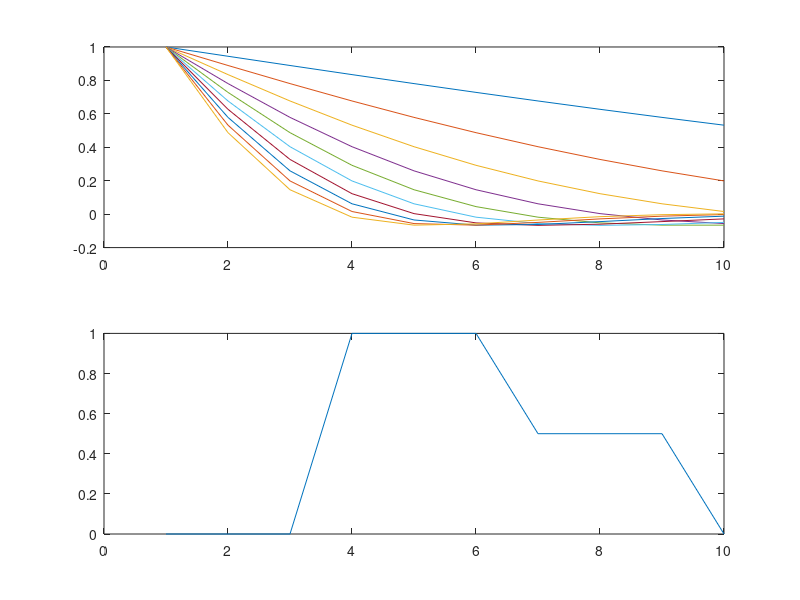
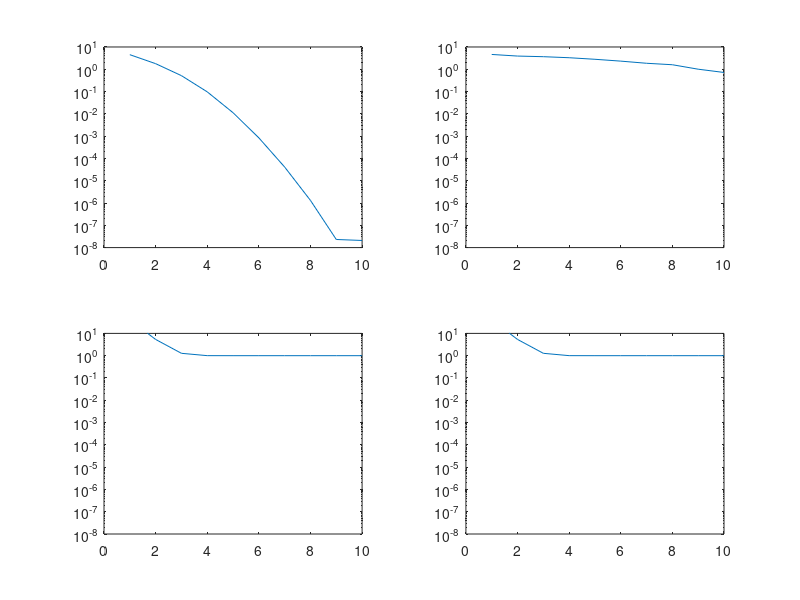

Write the MATLAB code that produced these figures, in order. (Note: this script raises an error after producing the figures.)
function [A,b,x]=precond2(N,beta,tol,stage)
% Input 
%       N size
%       beta hyperparameter
%       tol  tolerance for (res'*res)       
%       stage 3,4  Algorithm to test
% Regularization and standard form
% Define A and Wm and look at the svd for different Hessian forms
% Daniel Trad ----- UBC 

if (nargin < 1) N=10;M=N;end
if (nargin < 2) beta=1;end
if (nargin < 3) tol=1e-7;end
if (nargin < 4) stage=3;end
 
i=1:N;
x=linspace(0,1,N);
for ii=1:N 
A(ii,:)=exp(-ii*x/2).*cos(ii*x/2);
end
figure,
subplot(211),plot(A');
%A=randn(N,N)+eye(N);
dx=round(N/4);
x=[zeros(dx,1);ones(dx,1);0.5*ones(dx,1);zeros(dx,1)];
x=x(1:N);
subplot(212),plot(x);
 
b=A*x;
e=ones(N,1);
Wm=diag(ones(N-1,1),1) + diag(ones(N-1,1),-1) - 2*diag(ones(N,1),0);
%W=diag([e -2*e e],0:1);
AA=A'*A;
H1=AA+beta*Wm'*Wm;
Wmi=inv(Wm);
H2=Wmi'*AA*Wmi+beta*eye(N);
% transformation to standard form is easy here because Wm is square
% and full range.
Wm_p = inv(Wm); A_s = A/Wm; b_s = b;
% For more complicated cases use std_form as follows
% [A_s,b_s,Wm_p,K,M] = std_form(A,Wm,b);

H3=A_s'*A_s + beta * eye(N);  
figure,
subplot(221);semilogy(sqrt(svd(AA))); V=axis;
subplot(222);semilogy(sqrt(svd(H1))); axis(V);
subplot(223);semilogy(sqrt(svd(H2))); axis(V);
subplot(224);semilogy(sqrt(svd(H3))); axis(V);

if (stage==3)
% Stage 3
% Compare iterations
display('General form iter=')
% True regularization
[x_g1,rho_g1,eta_g1,iter_g1] = wtcgls([A;sqrt(beta)*Wm],eye(N),[b; ...
		    zeros(size(b))],N,tol);

% Solution in the subspace
[x_g2,rho_g2,eta_g2,iter_g2] = wtcgls(A,sqrt(beta)*Wm,b,N,tol);

display('Standard Form')
[x_s,rho_s1,eta_s1,iter_s1] = wtcgls([A_s;sqrt(beta)*eye(N)], ...
				     eye(N),[b_s;zeros(size(b_s))],N,tol);
x_s1 = Wm_p * x_s;
%x_s1 = gen_form(Wm_p,x_s,zeros(size(x_s)));
% Solution in the subspace
[x_s,rho_s2,eta_s2,iter_s2] = wtcgls(A_s,eye(N),b_s,N,tol);
% For this simple case use
x_s2 = Wm_p * x_s;
% For more complicated cases use
% x_s2 = gen_form(Wm_p,x_s,zeros(size(x_s)));

figure,

subplot(221),plot(i,x,i,x_g1);
subplot(222),plot(i,x,i,x_g2); 
subplot(223),plot(i,x,i,x_s1);
subplot(224),plot(i,x,i,x_s2);
figure,
subplot(221),semilogy(rho_g1);
subplot(222),semilogy(rho_g2);
subplot(223),semilogy(rho_s1);
subplot(224),semilogy(rho_s2); 

%[iter_g1 iter_g2 iter_s1 iter_s2];

elseif (stage==4)

% Stage 4 
% Comparison of Methods with Precondtioning
% Here we try some preconditioners

%M=diag(sqrt(diag(Wmi'*AA*Wmi)));
M=eye(N);
%M=diag(sqrt(diag(AA)));
%M=diag(sqrt(diag(Wmi'*AA*Wmi+beta*eye(N))));
%M=diag(diag(H1));
MS=diag(diag(A'*A));

% True regularization

% WTCGLS
[x_g3,rho_g3,eta_g3,iter_g3] = wtcgls([A;sqrt(beta)*Wm],M,[b;zeros(size(b))],N,tol);

% LPCGNR
[x_g4,rho_g4,iter_g4]=lpcgnr([A;sqrt(beta)*Wm],[b;zeros(size(b))],M,tol);

% PCGLS Hanke Toolbox
%[x_s,rho,eta,F] = pcgls(A_s,eye(N),[1;zeros(N-1,1)],b_s,N,0)
%x_s3 = gen_form(Wm_p,x_s,zeros(size(x_s)));

% LPCGNR: Standard form 
[x_s,rho_s3,iter_s3]=lpcgnr([A_s;sqrt(beta)*eye(N)],[b_s;zeros(size(b))],M,tol);
x_s3 = gen_form(Wm_p,x_s,zeros(size(x_s)));

% Applying CG to A'A x =A'b with H=A'A and b=A'b
AE=[A;sqrt(beta)*Wm];
H1=AE'*AE;
[x_g5,rho_g5,iter_g5]=pcgsaad(A'*A,A'*b,MS,tol);

%[x_g5,rho_g5,iter_g5]=pcgsaad(H1,AE'*[b;zeros(size(b))],eye(N),tol);

%AE=[A*Wmi;sqrt(beta)*eye(N)];
%H2=AE'*AE;
%H2=Wmi'*AA*Wmi+beta*eye(N);
% PCG in standard form
%[x_s,rho_s4,iter_s4]=pcgsaad(H2,AE'*[b;zeros(size(b))],eye(N),tol);
%x_s4 = gen_form(Wm_p,x_s,zeros(size(x_s)));

figure,
subplot(221),plot(i,x,i,x_g3);V=axis;
subplot(222),plot(i,x,i,x_g4);axis(V);
subplot(223),plot(i,x,i,x_s3);axis(V);
subplot(224),plot(i,x,i,x_g5);axis(V);

figure
subplot(221),semilogy(rho_g3);V=axis;
subplot(222),semilogy(rho_g4);axis(V);
subplot(223),semilogy(rho_s3);axis(V);
subplot(224),semilogy(rho_g5);axis(V);


[iter_g3 iter_g4 iter_s3 iter_g5]
end
display('Here---------------------------\n');
